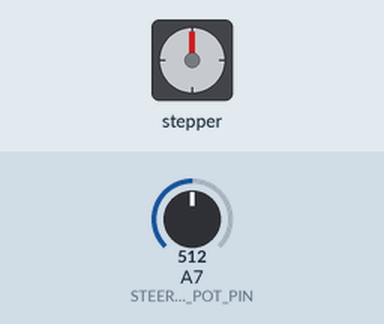
Simulated run of this sketch. Board: Arduino Nano, built with avr-gcc and run on an emulated ATmega328P. On the bench: stepper motor. Inputs (shaded band) come from the test bench; at power-on: A7 (STEERING_POT_PIN) = 512. Stepper angles assume 400 steps per turn; what the sketch prints to the serial monitor is not drawn.

Above: at 1.2 s.
1.3 s: A7 (STEERING_POT_PIN) set to 492
4.3 s: A7 (STEERING_POT_PIN) set to 467
At 4.8 s:
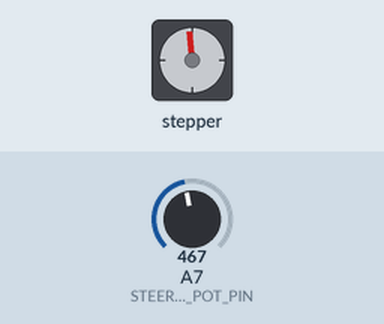
5.8 s: A7 (STEERING_POT_PIN) set to 505
At 6.9 s:
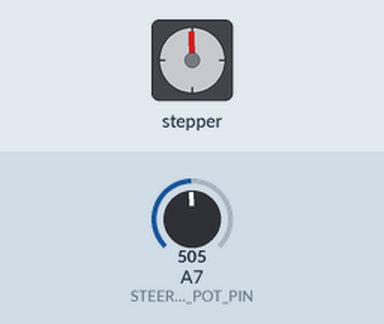
7.3 s: A7 (STEERING_POT_PIN) set to 524
10.3 s: A7 (STEERING_POT_PIN) set to 552
At 11.5 s:
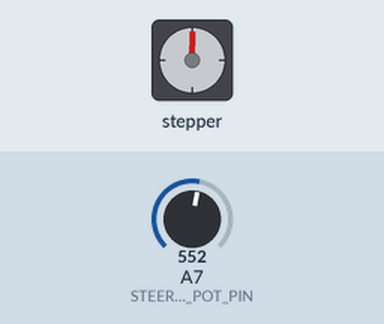
11.8 s: A7 (STEERING_POT_PIN) set to 0
At 13.2 s:
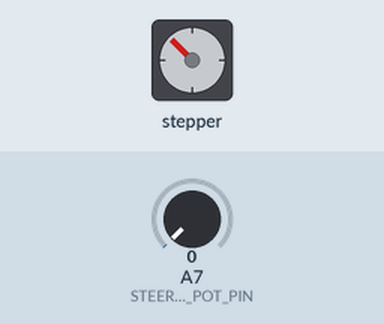
Timing chart, 0 to 14.6 s (numbered marks = the images above; inputs shaded):
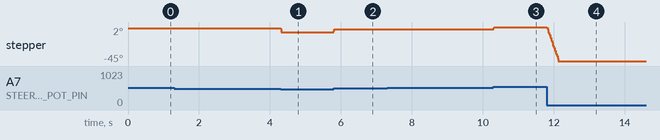

Measured:
- after the input at 4.3 s, stepper: goes -1° 0.02 s, then -5°, starting at once
- after the input at 5.8 s, stepper: goes -4° 0.02 s, then -1°, starting at once
- after the input at 10.3 s, stepper: goes 0° 0.02 s, then 2°, starting at once
- after the input at 11.8 s, stepper: turns 47° counter-clockwise in 0.32 s, starting at once

The sketch:

PittStateSteeringTester.ino
```cpp
#include <AccelStepper.h>

#define PULSE_PIN     4
#define DIR_PIN       3
#define ENABLE_PIN    2

#define STEPS_PER_ROTATION        400
#define SPEED                     200
#define MOVEMENT_RANGE_DEGREES    90.0
#define STEPS_CLOSE_ENOUGH        3

#define STEERING_POT_PIN  A7

int rangeSteps = (MOVEMENT_RANGE_DEGREES / 360.0) * STEPS_PER_ROTATION;
int maxPosition = rangeSteps / 2;
int minPostion = -maxPosition;
boolean isStopped = false;

AccelStepper stepperMotor = AccelStepper(AccelStepper::DRIVER, PULSE_PIN, DIR_PIN);

void setup() {
  Serial.begin(115200);
  pinMode(STEERING_POT_PIN, INPUT);

  //stepperMotor.setEnablePin(ENABLE_PIN);
  stepperMotor.setMaxSpeed(1000);
  stepperMotor.setMinPulseWidth(10);
  //stepperMotor.enableOutputs();
  //stepperMotor.setPinsInverted();
  //stepperMotor.setSpeed(SPEED);
}

void loop() {
  int steeringInput = analogRead(STEERING_POT_PIN);
  int steeringTarget = map(steeringInput, 0, 1023, minPostion, maxPosition);

  long currentStepperPosition = stepperMotor.currentPosition();
  Serial.print(currentStepperPosition);
  Serial.print("  ");
  Serial.print(steeringTarget);
  Serial.print("  ");

  if (isStopped && between(currentStepperPosition, steeringTarget - STEPS_CLOSE_ENOUGH, steeringTarget + STEPS_CLOSE_ENOUGH)) {
    Serial.println("close enough");
    stepperMotor.stop();
  } else if (currentStepperPosition == steeringTarget) {
    Serial.println("stop");
    stepperMotor.stop();
    isStopped = true;
  } else if (currentStepperPosition > steeringTarget) {
    Serial.println("go left");
    isStopped = false;
    stepperMotor.setSpeed(-SPEED);
    stepperMotor.runSpeed();
  } else {
    isStopped = false;
    Serial.println("go right");
    stepperMotor.setSpeed(SPEED);
    stepperMotor.runSpeed();
  }
}

boolean between(long value, long min, long max) {
  return value >= min && value <= max;
}
```
